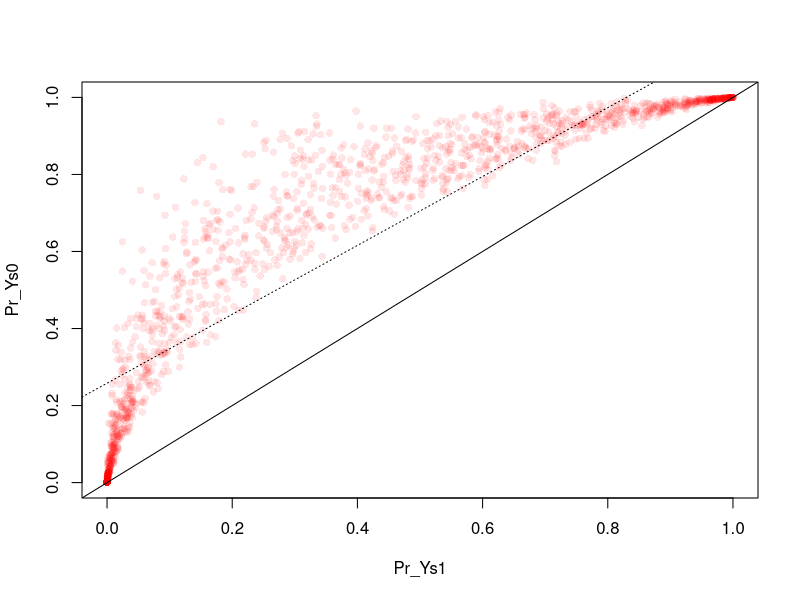

Generate this figure with R: (Note: this script raises an error after producing the figure.)
library(MASS)
expit <- function(x) 1 / (1+exp(-x))

# Sample size
n <- 10^6

# True parameters
lx1 <- 1 ; lx2 <- 2; lx3 <- 3;
lx4 <- 4 ; lx5 <- 3; lx6 <- 2

alpha <- c(1, -3, -.5, 5, -1.5, -2, 1)
beta <- alpha + .5
gamma <- c(-.1, 1, 0, 0, 0, 0, 0)

# Functions that takes sample size and true value of the parameters and outputs
# a simulated data in dataframe format

dgp <- function(n, Sigma, alpha, beta, gamma) {
# Generate Xs
X <- cbind(1, rexp(n, lx1), rexp(n, lx2), rexp(n, lx3), rexp(n, lx4), rexp(n, lx5), rexp(n, lx6))

# Generate Ss
rho <- expit(X %*% gamma)
S <- rbinom(n, 1, rho)

# Generate potential outcomes Y_s1 and Y_s0
Pr_Ys1 <- expit(X %*% alpha)
Pr_Ys0 <- expit(X %*% beta)

Y_s1 <- rbinom(n, 1, Pr_Ys1)
Y_s0 <- rbinom(n, 1, Pr_Ys0)

# Generate observed outcome Y (under partial implementation of an ITR)
Y <- S*Y_s1 + (1-S)*Y_s0

return(data.frame(X=X, rho=rho, S=S, Pr_Ys1=Pr_Ys1, Pr_Ys0=Pr_Ys0, Y_s1=Y_s1, Y_s0=Y_s0, Y=Y))
}

# Compute true value of E[Y_s1] and E[Y_s0]
largeN <- 10^6
TrueVals <- apply(dgp(largeN, Sigma, alpha, beta, gamma)[, c("Y_s1", "Y_s0", "Y")], 2, mean) 
TrueVals

dat <- dgp(n, Sigma, alpha, beta, gamma)
with(dat[1:1500,], plot(Pr_Ys1, Pr_Ys0, pch=16, col=rgb(1,0,0, alpha=.1), xlim=c(0,1), ylim=c(0,1)))
abline(lm(Pr_Ys0~Pr_Ys1, data=dat), lty=3)
abline(c(0,0), c(1,1))
table(dat$S)

### Test MOE No. 1
library(flexmix)

Model <- FLXMRglmfix(fixed = ~ 1, formula =  ~ 1 + X.2 + X.3 + X.4 + X.5 + X.6 + X.7, family = "binomial")
                         
concomitantModel <- FLXPmultinom(~ S)

Moe <- flexmix(cbind(Y, 1 - Y) ~  1,
               k = 2, model = Model,
               concomitant = concomitantModel, data = dat[1:1000,])

summary(refit(Moe))

exp_coef <- parameters(Moe, which="model")
gate_coef <- parameters(Moe, which="concomitant")
exp_coef
gate_coef

temp <- model.matrix(~ X.2 + X.3 + X.4 + X.5 + X.6 + X.7, dat)
EY_s0s <- c(mean(expit(temp %*% exp_coef[,1])), mean(expit(temp %*% exp_coef[,2])) )
EY_s0s


##
X1 <- rbinom(n, 1, .9)
X2 <- rbinom(n, 1, .1)
Y_s1 <- X
Y_s0 <- 1-X
Y <- S*Y_s1 + (1-S)*Y_s0
dat <- data.frame(X=X, S=S, Y=Y)

Model <- FLXMRglmfix(fixed = ~ -1, formula =  ~ -1 + X, family = "binomial")

Moe <- flexmix(cbind(Y, 1 - Y) ~  1,
               k = 2, model = FLXMRglm(family = "binomial"), data = dat)

exp_coef <- parameters(Moe, which="model")
gate_coef <- parameters(Moe, which="concomitant")
exp_coef
gate_coef

temp <- model.matrix(~ -1 + X, dat)
EY_s0s <- c(mean(expit(temp %*% exp_coef[1])), mean(expit(temp %*% exp_coef[2])) )
EY_s0s

head(fitted(Moe))
summary(refit(Moe))
